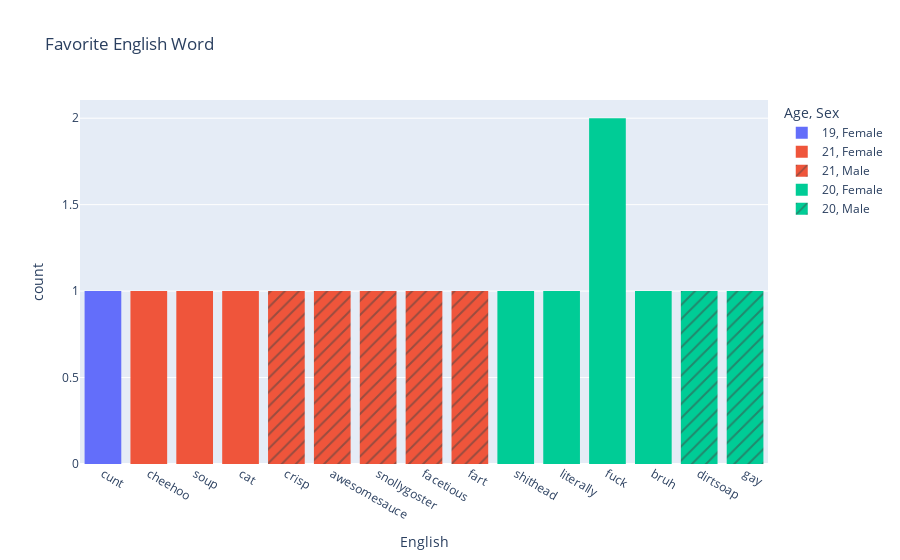

Notebook cell for this chart:
### Code cell
fig = px.histogram(survey, x = 'English', title = 'Favorite English Word', 
                   color = 'Age', pattern_shape = 'Sex')
fig.show()

### Figure 1 — Plotly figure (JSON) as saved in the notebook; plotly's stock layout.template omitted (floating-point values rounded to 4 significant figures)
{"data": [{"alignmentgroup": "True", "bingroup": "x", "hovertemplate": "Age=19<br>Sex=Female<br>English=%{x}<br>count=%{y}<extra></extra>", "legendgroup": "19, Female", "marker": {"color": "#636efa", "pattern": {"shape": ""}}, "name": "19, Female", "offsetgroup": "19, Female", "orientation": "v", "showlegend": true, "type": "histogram", "x": ["cunt "], "xaxis": "x", "yaxis": "y"}, {"alignmentgroup": "True", "bingroup": "x", "hovertemplate": "Age=21<br>Sex=Female<br>English=%{x}<br>count=%{y}<extra></extra>", "legendgroup": "21, Female", "marker": {"color": "#EF553B", "pattern": {"shape": ""}}, "name": "21, Female", "offsetgroup": "21, Female", "orientation": "v", "showlegend": true, "type": "histogram", "x": ["cheehoo", "soup", "cat"], "xaxis": "x", "yaxis": "y"}, {"alignmentgroup": "True", "bingroup": "x", "hovertemplate": "Age=21<br>Sex=Male<br>English=%{x}<br>count=%{y}<extra></extra>", "legendgroup": "21, Male", "marker": {"color": "#EF553B", "pattern": {"shape": "/"}}, "name": "21, Male", "offsetgroup": "21, Male", "orientation": "v", "showlegend": true, "type": "histogram", "x": ["crisp", "awesomesauce", "snollygoster", "facetious ", "fart "], "xaxis": "x", "yaxis": "y"}, {"alignmentgroup": "True", "bingroup": "x", "hovertemplate": "Age=20<br>Sex=Female<br>English=%{x}<br>count=%{y}<extra></extra>", "legendgroup": "20, Female", "marker": {"color": "#00cc96", "pattern": {"shape": ""}}, "name": "20, Female", "offsetgroup": "20, Female", "orientation": "v", "showlegend": true, "type": "histogram", "x": ["shithead", "literally", "fuck", "bruh", "fuck"], "xaxis": "x", "yaxis": "y"}, {"alignmentgroup": "True", "bingroup": "x", "hovertemplate": "Age=20<br>Sex=Male<br>English=%{x}<br>count=%{y}<extra></extra>", "legendgroup": "20, Male", "marker": {"color": "#00cc96", "pattern": {"shape": "/"}}, "name": "20, Male", "offsetgroup": "20, Male", "orientation": "v", "showlegend": true, "type": "histogram", "x": ["dirtsoap", "gay"], "xaxis": "x", "yaxis": "y"}], "layout": {"barmode": "relative", "legend": {"title": {"text": "Age, Sex"}, "tracegroupgap": 0}, "title": {"text": "Favorite English Word"}, "xaxis": {"anchor": "y", "domain": [0, 1], "title": {"text": "English"}}, "yaxis": {"anchor": "x", "domain": [0, 1], "title": {"text": "count"}}}}
